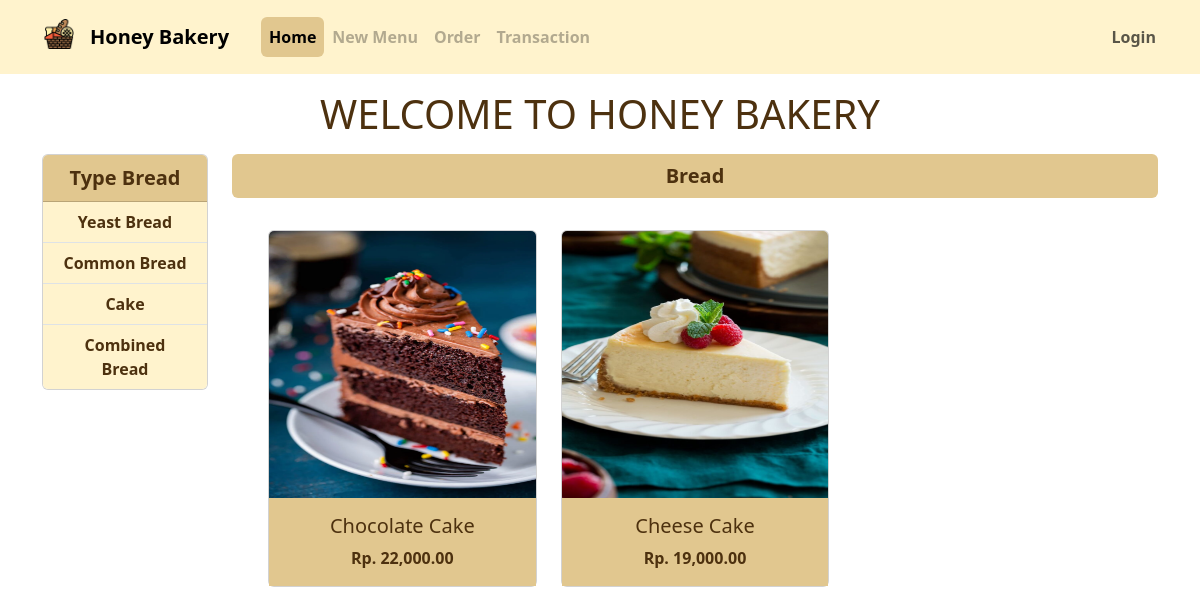
The page /index.php?type=cake on the database its author committed.
### tables this page shows
CREATE TABLE `cake` (
  `id_cake` int(11) NOT NULL,
  `cake_name` varchar(20) NOT NULL,
  `type` varchar(20) NOT NULL,
  `price` int(11) NOT NULL,
  `image` varchar(30) NOT NULL
);

### index.php (the view, shortened to what this page needs)
<?php
    include "functions.php";
?>
<!doctype html>
<html lang="en">
<head>
    <link rel='stylesheet' href='css/style.css'>
    <link href="https://cdn.jsdelivr.net/npm/bootstrap@5.3.2/dist/css/bootstrap.min.css" rel="stylesheet"
>
</head>
<body>
    <nav class="navbar navbar-expand-lg bg-warning-subtle">
        <div class="container-fluid p-1 mx-4">
            <div class="navbar-brand d-flex ">
                <a class="mx-3"><img src="img/logo.png" alt="" style="width:30px;"></a>
                <a class="nav-link active navbar-brand" href="index.php">Honey Bakery</a>
            </div>
            <div class="collapse navbar-collapse" id="navbarNavDropdown">
                <ul class="navbar-nav">
                    <?php if(empty($_SESSION['username'])) : ?>
                    <li class="nav-item">
                        <a class="nav-link rounded active" href="index.php" style="background-color: #E1C78F;">Home</a>
                    </li>
                    <li class="nav-item">
                        <a class="nav-link rounded disabled" href="#">New Menu</a>
                    </li>
                    <li class="nav-item">
                        <a class="nav-link rounded disabled" href="">Order</a>
                    </li>
                    <li class="nav-item">
                        <a class="nav-link rounded disabled" href="#">Transaction</a>
                    </li>
                    <?php endif ; ?>
                </ul>
            </div>
            <?php if(empty($_SESSION['username'])) : ?>
            <a class="nav-link rounded navbar-nav d-flex mx-3" href="login.php">Login</a>
            <?php else: ?>
            <a class="nav-link rounded navbar-nav d-flex mx-3" href="edit.php?username=<?=$_SESSION['username']?>">Profile</a>
            <a class="nav-link rounded navbar-nav d-flex mx-3" href="login.php?login=logout">Logout</a>
            <?php endif ; ?>
        </div>
    </nav>
    <center class="my-3">
        <h1 style="color: #4d310f !important;">WELCOME TO HONEY BAKERY</h1>
    </center>
    <div class="container">
        <div class="row">
            <div class="col-2">
                <center>
                    <div class="card">
                        <div class="card-header" style="font-size:20px;">
                            <a class="breadType" href="index.php">Type Bread</a>
                        </div>
                        <ul class="list-group list-group-flush">
                            <li class="list-group-item bg-warning-subtle">
                                <a class="breadType" href="index.php?type=yeast">Yeast Bread</a>
                            </li>
                            <li class="list-group-item bg-warning-subtle">
                                <a class="breadType" href="index.php?type=common">Common Bread</a>
                            </li>
                            <li class="list-group-item bg-warning-subtle">
                                <a class="breadType" href="index.php?type=cake">Cake</a>
                            </li>
                            <li class="list-group-item bg-warning-subtle">
                                <a class="breadType" href="index.php?type=combined">Combined Bread</a>
                            </li>
                        </ul>
                    </div>
                </center>
            </div>
            <div class="col-10">
                <div class="d-flex align-items-center justify-content-center rounded"
                    style="background-color: #E1C78F; font-size:20px; font-weight:bold; height:44px">
                    <a href="index.php" class="breadType">Bread</a>
                </div>
                <div class="row p-2 mx-3">
                    <?php
                        $query = mysqli_query($conn, "SELECT * FROM cake");
                        while($data = mysqli_fetch_array($query)):
                    ?>
                    <?php if(isset($_GET['type'])) :?>
                        <?php if($_GET['type'] == 'yeast'): ?>
                            <?php if($data['type'] == 'Yeast Bread'): ?>
                            <div class="col-md-4 mt-4 d-flex">
                                <div class="card" style="width: 18rem;">
                                    <img src="img/asset/<?=$data['image']?>" class="card-img-top" alt="..."
                                        style="aspect-ratio:1/1;">
                                    <div class="card-body text-center">
                                        <h5 class="card-title"><?= $data['cake_name']?></h5>
                                        <p class="card-text">Rp. <?= number_format($data['price'],2,'.',',')  ?></p>
                                        <?php if(isset($_SESSION['username']) && $_SESSION['username'] == 'admin') : ?>
                                        <div class="d-flex justify-content-center gap-2">
                                            <a href="edit.php?editCake=<?=$data['id_cake']?>" class="btn btn-primary">Edit</a>
                                            <a href="process.php?delete=<?=$data['id_cake']?>" class="btn btn-danger">Delete</a>
                                        </div>
                                        <?php endif; ?>
                                    </div>
                                </div>
                            </div>
                            <?php endif; ?>
                        <?php elseif($_GET['type'] == 'cake'): ?>
                            <?php if($data['type'] == 'Cake'): ?>
                            <div class="col-md-4 mt-4 d-flex">
                                <div class="card" style="width: 18rem;">
                                    <img src="img/asset/<?=$data['image']?>" class="card-img-top" alt="..."
                                        style="aspect-ratio:1/1;">
                                    <div class="card-body text-center">
                                        <h5 class="card-title"><?= $data['cake_name']?></h5>
                                        <p class="card-text">Rp. <?= number_format($data['price'],2,'.',',')  ?></p>
                                    </div>
                                </div>
                            </div>
                            <?php endif; ?>
                        <?php endif;  ?>
                        <?php endif; ?>
                    <?php endwhile; ?>
                </div>
            </div>
        </div>
    </div>
</body>
</html>

### css/style.css (style rules this page uses)
a { font-weight: bold !important; }
.breadType { text-decoration: none !important; color: #4d310f !important; }
.card-header { background-color: #E1C78F !important; font-weight:bold; color:#4d310f !important; }
.card-body { background-color: #E1C78F !important; font-weight:bold; color:#4d310f !important; }

### rows shown on the page
cake: image (picture), cake_name "Chocolate Cake", price "22,000.00"
cake: image (picture), cake_name "Cheese Cake", price "19,000.00"
